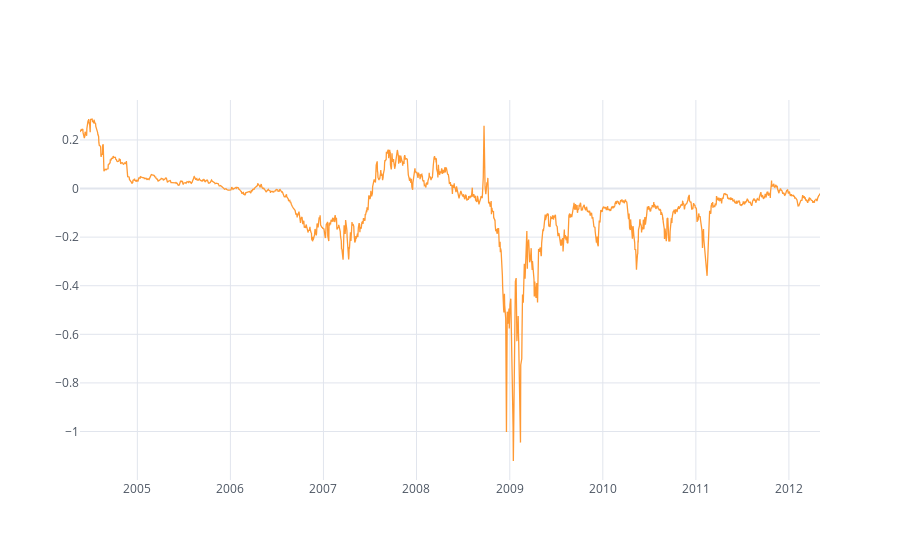

Notebook code cell kept with this figure:
### Markdown cell above
## Step 1: Backwardation or contango?

We will compute the shape of the oil's future curve to see if it is in contango or in backwardation, if it is in backwardation we can expect to have positive rolling returns from the future contract. 

You want to be long future and short the spot to be exposed to rolling returns.

### Code cell
df = pd.read_csv(r'/Users/educontreras/PycharmProjects/Quantitative-Finance/AlgoTrading_E_Chang/data/inputDataDaily_CL_20120502.csv')
df['Date']=pd.to_datetime(df['Date'],  format='%Y%m%d').dt.date # remove HH:MM:SS
df.set_index('Date', inplace=True)

# Fitting gamma to forward curve
gamma=np.full(df.shape[0], np.nan)
for t in range(df.shape[0]):
    idx=np.where(np.isfinite(df.iloc[t, :]))[0]
    idxDiff=np.array(list(set(idx[1:])-set(idx)))
    if ((len(idx)>=5) & (all(idxDiff[0:4]==1))):
        FT=df.iloc[t, idx[:5]]
        T=sm.add_constant(range(FT.shape[0]))
        model=sm.OLS(np.log(FT.values), T)
        res=model.fit()
        #Gamma will contain the fitted slope of the futures curve
        gamma[t]=-12*res.params[1]
          
#Results: is the slope mean-reverting?
results=adfuller(gamma[np.where(np.isfinite(gamma))], maxlag=1, regression='c', autolag=None)
gamma=pd.DataFrame(gamma)
gamma.index = df.index
gamma.columns = ["Slope"]
gamma.fillna(method='ffill').dropna().iplot()

### Figure 1 — Plotly figure (JSON) as saved in the notebook; plotly's stock layout.template omitted (floating-point values rounded to 4 significant figures; data arrays with more than 128 entries replaced by an {"elided": "..."} marker saying what was removed)
{"data": [{"line": {"color": "rgba(255, 153, 51, 1.0)", "dash": "solid", "shape": "linear", "width": 1.3}, "mode": "lines", "name": "Slope", "text": "", "type": "scatter", "x": {"elided": "1997 str values"}, "y": {"elided": "1997 float values"}}], "layout": {"legend": {"bgcolor": "#FFFFFF", "font": {"color": "#4D5663"}}, "paper_bgcolor": "#FFFFFF", "plot_bgcolor": "#FFFFFF", "title": {"font": {"color": "#4D5663"}}, "xaxis": {"gridcolor": "#E1E5ED", "showgrid": true, "tickfont": {"color": "#4D5663"}, "title": {"font": {"color": "#4D5663"}, "text": ""}, "zerolinecolor": "#E1E5ED"}, "yaxis": {"gridcolor": "#E1E5ED", "showgrid": true, "tickfont": {"color": "#4D5663"}, "title": {"font": {"color": "#4D5663"}, "text": ""}, "zerolinecolor": "#E1E5ED"}}}
